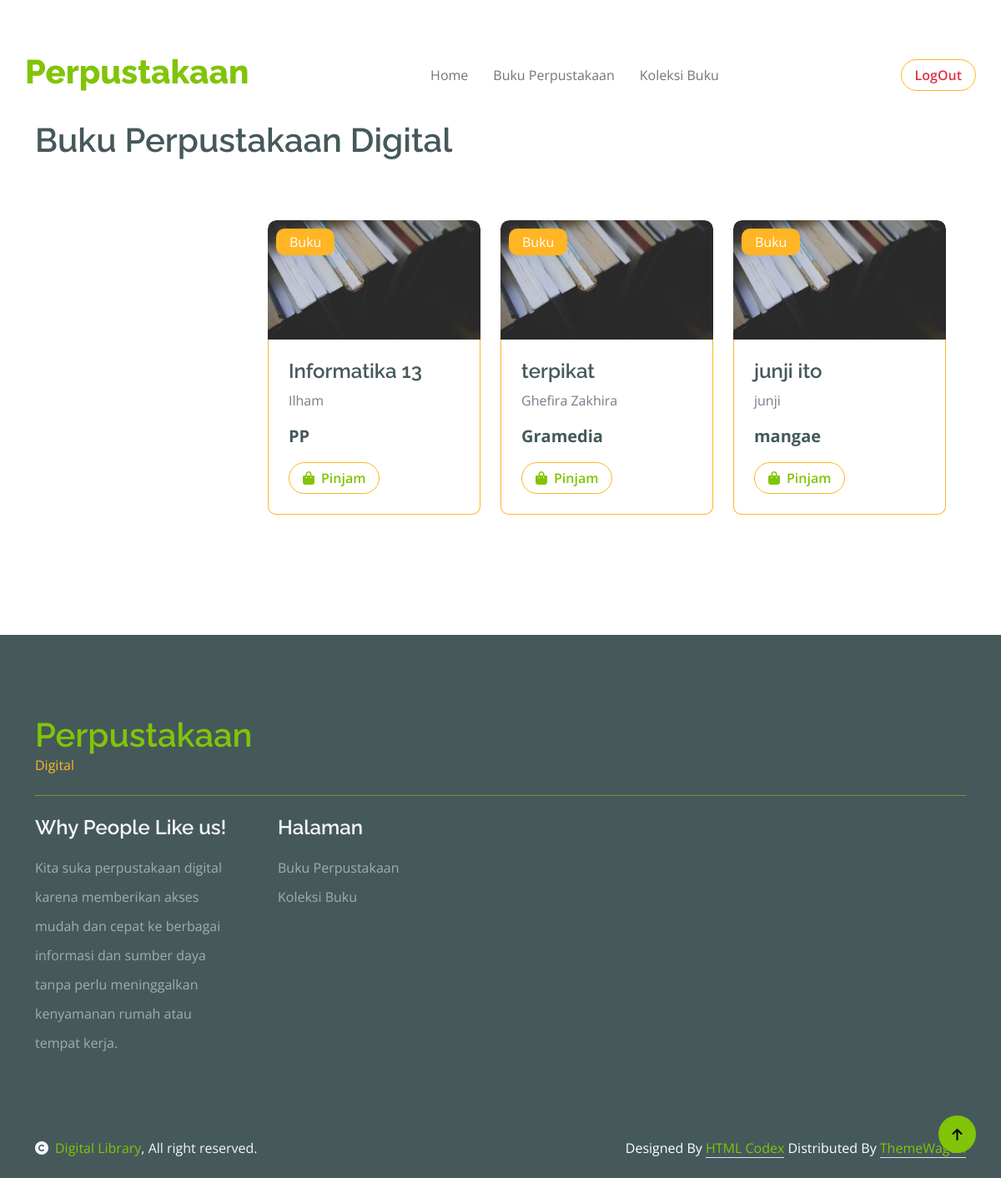
Screenshot of /peminjam/index.php?peminjam=shop (signed in) with the database file from the repository.
### tables this page shows
CREATE TABLE `buku` (
  `BukuID` int(11) NOT NULL,
  `Judul` varchar(255) NOT NULL,
  `Penulis` varchar(255) NOT NULL,
  `Penerbit` varchar(255) NOT NULL,
  `TahunTerbit` int(11) NOT NULL
);

### peminjam/shop.php (the view, shortened to what this page needs)
<div class="container-fluid fruite py-5 mt-5">
    <div class="container py-5">
        <h1 class="mb-4">Buku Perpustakaan Digital</h1>
        <div class="row g-4">
            <div class="col-lg-12">
                <div class="row g-4">
                </div>
            </div>
            <div class="row g-4">
                <div class="col-lg-3">
                    <div class="row g-4">
                    </div>
                </div>
                <div class="col-lg-9">
                    <div class="row g-4 justify-content-center">
                        <?php
                        include "../configs/koneksi.php";
                        $query = "SELECT * FROM buku ";
                        $data = mysqli_query($koneksi, $query);
                        foreach ($data as $data) :
                        ?>
                            <div class="col-md-6 col-lg-6 col-xl-4">
                                <div class="rounded position-relative fruite-item">
                                    <div class="fruite-img">
                                        <img src="img/book.png" class="img-fluid w-100 rounded-top" alt="">
                                    </div>
                                    <div class="text-white bg-secondary px-3 py-1 rounded position-absolute" style="top: 10px; left: 10px;">Buku</div>
                                    <div class="p-4 border border-secondary border-top-0 rounded-bottom">
                                        <h4><?= $data['Judul'] ?></h4>
                                        <p><?= $data['Penulis'] ?></p>
                                        <div class=" justify-content-between flex-lg-wrap">
                                            <p class="text-dark fs-5 fw-bold mb-3"><?= $data['Penerbit'] ?></p>
                                            <?php
                                            $status = "dipinjam";
                                            if ($status == "menunggu konfirmasi") {
                                                $butext = '<i class="fa fa-exclamation-circle me-2 text-warning"></i>Menunggu Konfirmasi Admin';
                                            } else {
                                                $butext = 'Pinjam';
                                            }
                                            ?>
                                            <button class="btn border border-secondary rounded-pill px-3 text-primary" data-bs-toggle="modal" data-bs-target="#inputbuku<?= $data['BukuID'] ?>"><i class="fa fa-shopping-bag me-2 text-primary"></i><?= $butext; ?></button>
                                        </div>
                                    </div>
                                </div>
                            </div>
                        <?php endforeach; ?>
                    </div>
                </div>
            </div>
        </div>
    </div>
</div>

### peminjam/index.php (shortened to what this page needs)
<!DOCTYPE html>
<html lang="en">
<head>
    <link rel="stylesheet" href="https://use.fontawesome.com/releases/v5.15.4/css/all.css" />
    <link href="https://cdn.jsdelivr.net/npm/bootstrap-icons@1.4.1/font/bootstrap-icons.css" rel="stylesheet">
    <link href="assets/lib/lightbox/css/lightbox.min.css" rel="stylesheet">
    <link href="assets/lib/owlcarousel/assets/owl.carousel.min.css" rel="stylesheet">
    <link href="assets/css/bootstrap.min.css" rel="stylesheet">
    <link href="assets/css/style.css" rel="stylesheet">
</head>
<body>
    <div class="container-fluid fixed-top">
    <?php include "template/header.php"; ?>
    </div>
    <?php include "template/content.php" ?>
    <div class="container-fluid bg-dark text-white-50 footer pt-5 mt-5">
        <div class="container py-5">
            <div class="pb-4 mb-4" style="border-bottom: 1px solid rgba(226, 175, 24, 0.5) ;">
                <div class="row g-4">
                    <div class="col-lg-3">
                        <a href="#">
                            <h1 class="text-primary mb-0">Perpustakaan</h1>
                            <p class="text-secondary mb-0">Digital</p>
                        </a>
                    </div>
                </div>
            </div>
            <div class="row g-5">
                <div class="col-lg-3 col-md-6">
                    <div class="footer-item">
                        <h4 class="text-light mb-3">Why People Like us!</h4>
                        <p class="mb-4">Kita suka perpustakaan digital karena memberikan akses mudah dan cepat ke berbagai informasi dan sumber daya tanpa perlu meninggalkan kenyamanan rumah atau tempat kerja.</p>
                    </div>
                </div>
                <div class="col-lg-3 col-md-6">
                    <div class="d-flex flex-column text-start footer-item">
                        <h4 class="text-light mb-3">Halaman</h4>
                        <a class="btn-link" href="index.php?peminjam=shop">Buku Perpustakaan</a>
                        <a class="btn-link" href="index.php?peminjam=koleksi">Koleksi Buku</a>
                    </div>
                </div>
            </div>
        </div>
    </div>
    <div class="container-fluid copyright bg-dark py-4">
        <div class="container">
            <div class="row">
                <div class="col-md-6 text-center text-md-start mb-3 mb-md-0">
                    <span class="text-light"><a href="#"><i class="fas fa-copyright text-light me-2"></i>Digital Library</a>, All right reserved.</span>
                </div>
                <div class="col-md-6 my-auto text-center text-md-end text-white">
                    Designed By <a class="border-bottom" href="https://htmlcodex.com">HTML Codex</a> Distributed By <a class="border-bottom" href="https://themewagon.com">ThemeWagon</a>
                </div>
            </div>
        </div>
    </div>
    <a href="#" class="btn btn-primary border-3 border-primary rounded-circle back-to-top"><i class="fa fa-arrow-up"></i></a>
</body>
</html>

### peminjam/template/header.php (shortened to what this page needs)
<div class="container topbar d-none d-lg-block">
</div>
<div class="container px-0">
    <nav class="navbar navbar-light bg-white navbar-expand-xl">
        <a href="index.html" class="navbar-brand"><h1 class="text-primary display-6">Perpustakaan</h1></a>
        <div class="collapse navbar-collapse bg-white" id="navbarCollapse">
            <div class="navbar-nav mx-auto">
                <a href="index.php?peminjam=dashboard" class="nav-item nav-link ">Home</a>
                <a href="index.php?peminjam=shop" class="nav-item nav-link">Buku Perpustakaan</a>
                <a href="index.php?peminjam=koleksi" class="nav-item nav-link">Koleksi Buku</a>
            </div>
            <div class="d-flex m-3 me-0">
                    <a href="../function/logout.php" class="btn border border-secondary rounded-pill px-3 text-danger" >LogOut</a>
                </div>
        </div>
    </nav>
</div>

### peminjam/template/content.php (shortened to what this page needs)
<?php
switch ($_GET['peminjam']) {
    case 'shop':
        include "./shop.php";
        break;
}

### peminjam/assets/css/style.css (style rules this page uses)
.back-to-top { position: fixed; right: 30px; bottom: 30px; display: flex; width: 45px; height: 45px; align-items: center; justify-content: center; transition: 0.5s; z-index: 99; }
.btn { font-weight: 600; transition: .5s; }
.btn.border-secondary { transition: 0.5s; }
.fixed-top { transition: 0.5s; background: var(--bs-white); border: 0; }
.topbar { padding: 20px; border-radius: 230px 100px; }
.navbar .navbar-nav .nav-link { padding: 10px 15px; font-size: 16px; transition: .5s; }
.navbar { height: 100px; border-bottom: 1px solid rgba(255, 255, 255, .1); }
.fruite .fruite-item { height: 100%; transition: 0.5s; }
.fruite .fruite-item .fruite-img { overflow: hidden; transition: 0.5s; border-radius: 10px 10px 0 0; }
.fruite .fruite-item .fruite-img img { transition: 0.5s; }
.footer .footer-item .btn-link { line-height: 35px; color: rgba(255, 255, 255, .5); transition: 0.5s; }
.footer .footer-item p.mb-4 { line-height: 35px; }

### rows the page displays
buku: Judul "Informatika 13", Penulis "Ilham", Penerbit "PP", butext "Pinjam"
buku: Judul "terpikat", Penulis "Ghefira Zakhira", Penerbit "Gramedia", butext "Pinjam"
buku: Judul "junji ito", Penulis "junji", Penerbit "mangae", butext "Pinjam"
